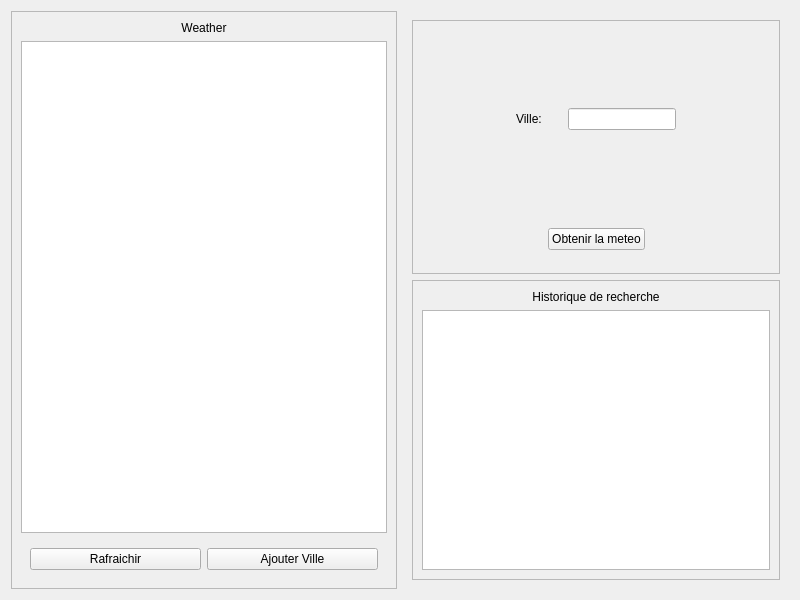
<?xml version="1.0" encoding="UTF-8"?>
<ui version="4.0">
 <class>Widget</class>
 <widget class="QWidget" name="Widget">
  <property name="geometry">
   <rect>
    <x>0</x>
    <y>0</y>
    <width>800</width>
    <height>600</height>
   </rect>
  </property>
  <property name="windowTitle">
   <string>Widget</string>
  </property>
  <layout class="QHBoxLayout" name="horizontalLayout">
   <item>
    <widget class="QFrame" name="frameTableWeather">
     <property name="frameShape">
      <enum>QFrame::Shape::StyledPanel</enum>
     </property>
     <property name="frameShadow">
      <enum>QFrame::Shadow::Raised</enum>
     </property>
     <layout class="QVBoxLayout" name="verticalLayout">
      <item>
       <widget class="QLabel" name="label_2">
        <property name="text">
         <string>Weather</string>
        </property>
        <property name="alignment">
         <set>Qt::AlignmentFlag::AlignCenter</set>
        </property>
       </widget>
      </item>
      <item>
       <widget class="QTableWidget" name="tableWeather"/>
      </item>
      <item>
       <widget class="QWidget" name="widget_3" native="true">
        <layout class="QHBoxLayout" name="horizontalLayout_2">
         <item>
          <widget class="QPushButton" name="btn_rafraichir">
           <property name="text">
            <string>Rafraichir</string>
           </property>
          </widget>
         </item>
         <item>
          <widget class="QPushButton" name="btn_ajouter">
           <property name="text">
            <string>Ajouter Ville</string>
           </property>
          </widget>
         </item>
        </layout>
       </widget>
      </item>
     </layout>
    </widget>
   </item>
   <item>
    <widget class="QWidget" name="widget_2" native="true">
     <property name="maximumSize">
      <size>
       <width>16777215</width>
       <height>16777215</height>
      </size>
     </property>
     <layout class="QVBoxLayout" name="verticalLayout_2">
      <item>
       <widget class="QFrame" name="frameInput">
        <property name="frameShape">
         <enum>QFrame::Shape::StyledPanel</enum>
        </property>
        <property name="frameShadow">
         <enum>QFrame::Shadow::Raised</enum>
        </property>
        <layout class="QVBoxLayout" name="verticalLayout_4">
         <item>
          <widget class="QWidget" name="widget_6" native="true">
           <layout class="QGridLayout" name="gridLayout">
            <item row="0" column="4">
             <spacer name="horizontalSpacer_3">
              <property name="orientation">
               <enum>Qt::Orientation::Horizontal</enum>
              </property>
              <property name="sizeHint" stdset="0">
               <size>
                <width>40</width>
                <height>20</height>
               </size>
              </property>
             </spacer>
            </item>
            <item row="0" column="3">
             <widget class="QLineEdit" name="lineEdit_ville">
              <property name="maximumSize">
               <size>
                <width>250</width>
                <height>16777215</height>
               </size>
              </property>
             </widget>
            </item>
            <item row="0" column="0">
             <spacer name="horizontalSpacer_4">
              <property name="orientation">
               <enum>Qt::Orientation::Horizontal</enum>
              </property>
              <property name="sizeHint" stdset="0">
               <size>
                <width>40</width>
                <height>20</height>
               </size>
              </property>
             </spacer>
            </item>
            <item row="0" column="1">
             <widget class="QLabel" name="label_3">
              <property name="text">
               <string>Ville:</string>
              </property>
             </widget>
            </item>
            <item row="0" column="2">
             <spacer name="horizontalSpacer_5">
              <property name="orientation">
               <enum>Qt::Orientation::Horizontal</enum>
              </property>
              <property name="sizeType">
               <enum>QSizePolicy::Policy::Fixed</enum>
              </property>
              <property name="sizeHint" stdset="0">
               <size>
                <width>20</width>
                <height>20</height>
               </size>
              </property>
             </spacer>
            </item>
           </layout>
          </widget>
         </item>
         <item>
          <widget class="QWidget" name="widget_7" native="true">
           <property name="maximumSize">
            <size>
             <width>16777215</width>
             <height>50</height>
            </size>
           </property>
           <layout class="QHBoxLayout" name="horizontalLayout_3">
            <item>
             <spacer name="horizontalSpacer">
              <property name="orientation">
               <enum>Qt::Orientation::Horizontal</enum>
              </property>
              <property name="sizeHint" stdset="0">
               <size>
                <width>40</width>
                <height>20</height>
               </size>
              </property>
             </spacer>
            </item>
            <item>
             <widget class="QPushButton" name="btn_obtenir">
              <property name="text">
               <string>Obtenir la meteo</string>
              </property>
             </widget>
            </item>
            <item>
             <spacer name="horizontalSpacer_2">
              <property name="orientation">
               <enum>Qt::Orientation::Horizontal</enum>
              </property>
              <property name="sizeHint" stdset="0">
               <size>
                <width>40</width>
                <height>20</height>
               </size>
              </property>
             </spacer>
            </item>
           </layout>
          </widget>
         </item>
        </layout>
       </widget>
      </item>
      <item>
       <widget class="QFrame" name="frameHistory">
        <property name="maximumSize">
         <size>
          <width>16777215</width>
          <height>300</height>
         </size>
        </property>
        <property name="frameShape">
         <enum>QFrame::Shape::StyledPanel</enum>
        </property>
        <property name="frameShadow">
         <enum>QFrame::Shadow::Raised</enum>
        </property>
        <layout class="QVBoxLayout" name="verticalLayout_3">
         <item>
          <widget class="QLabel" name="label">
           <property name="text">
            <string>Historique de recherche</string>
           </property>
           <property name="alignment">
            <set>Qt::AlignmentFlag::AlignCenter</set>
           </property>
          </widget>
         </item>
         <item>
          <widget class="QTableWidget" name="table_historique"/>
         </item>
        </layout>
       </widget>
      </item>
     </layout>
    </widget>
   </item>
  </layout>
 </widget>
 <resources/>
 <connections/>
</ui>
